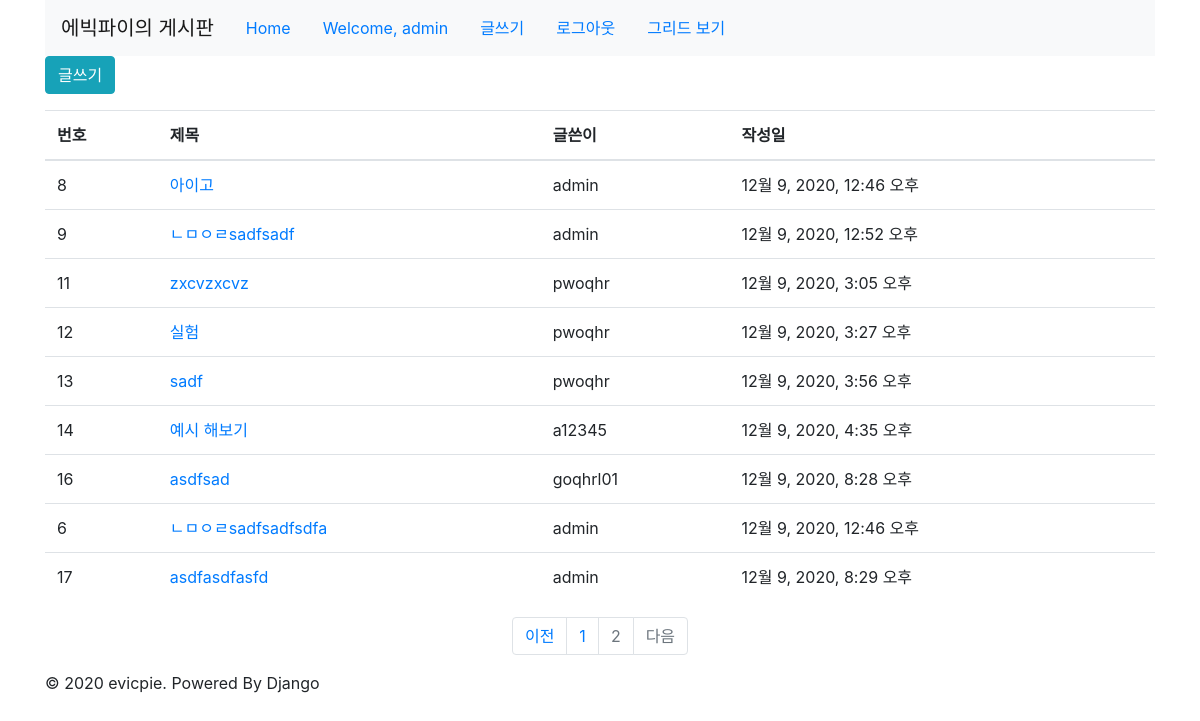
Page /?page=2 (signed in) on the committed database.
### board/models.py (models this page shows, shortened)
class Board(models.Model):
    author = models.ForeignKey(User,on_delete=models.CASCADE, related_name='user_boards')
    title = models.CharField(max_length=50)
    content = models.TextField()
    photo = models.ImageField(upload_to='photos/%Y/%m/%d', default='photos/no_image.png')
    created = models.DateTimeField(auto_now_add=True)
    updated = models.DateTimeField(auto_now=True)
    STATUS_CHOICES = (
        ('normal', '보이게'),
        ('banned', '안보이게'),
    )
    status = models.CharField(max_length=6, choices=STATUS_CHOICES, default='normal')
    color_code = models.CharField(max_length=6, default='FF0000')
    class Meta:
        ordering = ['-updated']

### board/views.py (the view)
# urls.py: path('', BoardListView.as_view(), name='list'),
class BoardListView(ListView):
    model = Board
    paginate_by = 10

### board/templates/board/board_list.html (shortened to what this page needs)
{% extends 'base.html' %}
{% block content %}
  <div class="btn-group">
    <a href="{% url 'board:add' %}" class="btn btn-info">글쓰기</a>
  </div>
  <table class="table">
    <thead>
      <tr>
        <th scope="col">번호</th>
        <th scope="col">제목</th>
        <th scope="col">글쓴이</th>
        <th scope="col">작성일</th>
      </tr>
    </thead>
    <tbody>
      {% for board in object_list %}
        <tr>
          <td>{{ board.id }}</td>
          <td><a href="{% url 'board:detail' pk=board.id %}">{{ board.title }}</a></td>
          <td>{{ board.author }}</td>
          <td>{{ board.created }}</td>
        </tr>
      {% endfor %}
    </tbody>
  </table>
{% endblock %}
{% block pagination %}
  {% if is_paginated %}
    <ul class="pagination justify-content-center pagivation-sm">
      {% if page_obj.has_previous %}
        <li class="page-item">
          <a class="page-link" href="{% url 'board:list' %}?page={{ page_obj.previous_page_number }}" tabindex="-1">이전</a>
        </li>
      {% else %}
        <li class="page-item disabled">
          <a href="#" class="page-link" tabindex="-1">이전</a>
        </li>
      {% endif %}
      {% for object in page_obj.paginator.page_range %}
        <li class="page-item {% if page_obj.number == forloop.counter %} disabled{% endif %}">
          <a class="page-link" href="{{ request.path }}?page={{ forloop.counter }}">{{ forloop.counter }}</a>
        </li>
      {% endfor %}
      {% if page_obj.has_next %}
        <li class="page-item">
          <a class="page-link" href="{% url 'board:list' %}?page={{ page_obj.next_page_number }}">Next</a>
        </li>
      {% else %}
        <li class="page-item disabled">
          <a class="page-link" href="#">다음</a>
        </li>
      {% endif %}
    </ul>
  {% endif %}
{% endblock %}

### templates/base.html (shortened to what this page needs)
<!DOCTYPE html>
<html lang="en">
<head>
    <link rel="stylesheet" href="https://stackpath.bootstrapcdn.com/bootstrap/4.1.3/css/bootstrap.min.css">
</head>
<body>
<div class="container">
    <header class="header clearfix">
        <nav class="navbar navbar-expand-lg navbar-light bg-light">
            <a class="navbar-brand" href="/">에빅파이의 게시판</a>
            <ul class="nav">
                <li class="nav-item"><a href="/" class="active nav-link ">Home</a></li>
                {% if user.is_authenticated %}
                <li class="nav-item"><a href="#" class="nav-link">Welcome, {{user.get_username}}</a></li>
                <li class="nav-item"><a href="{% url 'board:add' %}" class="nav-link">글쓰기</a></li>
                <li class="nav-item"><a href="{% url 'logout' %}" class="nav-link">로그아웃</a></li>
                {% else %}
                <li class="nav-item"><a href="{% url 'login' %}" class="nav-link">로그인</a></li>
                <li class="nav-item"><a href="{% url 'register' %}" class="nav-link">가입하기</a></li>
                {% endif %}
                <li class="nav-item"><a href="{% url 'board:grid' %}" class="nav-link">그리드 보기</a></li>
            </ul>
        </nav>
    </header>
    {% block content %}
    {% endblock %}
    {% block pagination %}
    {% endblock %}
    <footer class="footer">
        <p>&copy; 2020 evicpie. Powered By Django</p>
    </footer>
</div>
</body>
</html>

### rows in the picture
Board: id "8", title "아이고", author "admin", created "12월 9, 2020, 12:46 오후"
Board: id "9", title "ㄴㅁㅇㄹsadfsadf", author "admin", created "12월 9, 2020, 12:52 오후"
Board: id "11", title "zxcvzxcvz", author "pwoqhr", created "12월 9, 2020, 3:05 오후"
Board: id "12", title "실험", author "pwoqhr", created "12월 9, 2020, 3:27 오후"
Board: id "13", title "sadf", author "pwoqhr", created "12월 9, 2020, 3:56 오후"
Board: id "14", title "예시 해보기", author "a12345", created "12월 9, 2020, 4:35 오후"
Board: id "16", title "asdfsad", author "goqhrl01", created "12월 9, 2020, 8:28 오후"
Board: id "6", title "ㄴㅁㅇㄹsadfsadfsdfa", author "admin", created "12월 9, 2020, 12:46 오후"
Board: id "17", title "asdfasdfasfd", author "admin", created "12월 9, 2020, 8:29 오후"

### other values in the picture
{{ user.get_username }} "admin"
